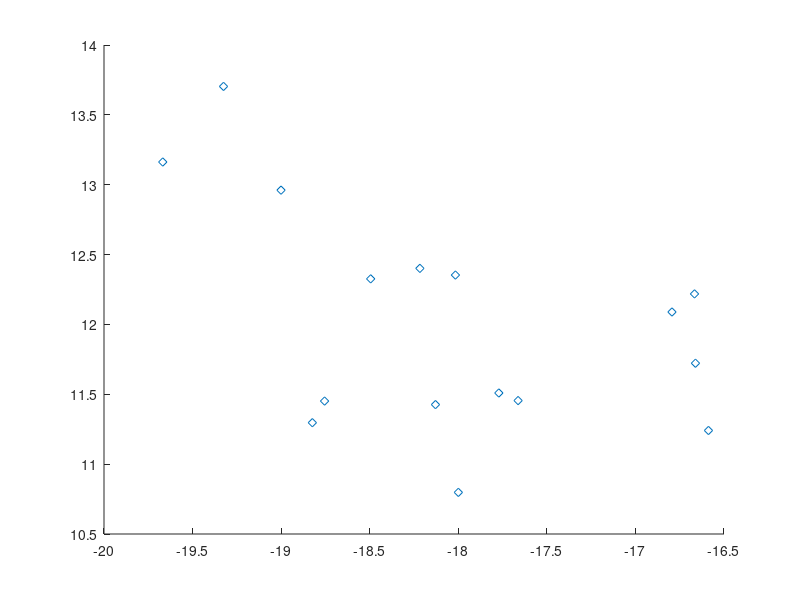

Write the MATLAB code that produced this figure. (Note: this script raises an error after producing the figure.)
% lda8OX2D.m - Linear Discriminant Projection for data8OX.txt
%
fin=fopen('53stdL3.txt');
nf=10;     n=48;                       % nf features, n patterns
L(1)=16;  L(2)=32;  L(3)=48;          % L(3)=n
fgetl(fin); fgetl(fin); fgetl(fin);   % skip 3 header lines
A=fscanf(fin,'%f',[1+nf n]); A=A';    % read input data 
d=10;  nk=16;  X=A(:,1:d);
%
% (a) - Covariance Matrix T,  [n d]=size(X);  n=45,  d=8
%
X1=X(1:L(1),:);  X2=X(1+L(1):L(2),:);  X3=X(1+L(2):L(3),:);
m1=mean(X1);    m2=mean(X2);    m3=mean(X3);
mu=mean(X);     T=cov(X);
W1=cov(X1);     W2=cov(X2);     W3=cov(X3); 
W=(nk-1)*(W1+W2+W3);
B=nk*((m1-mu)'*(m1-mu)+(m2-mu)'*(m2-mu)+(m3-mu)'*(m3-mu));
s=0.0001;
C=(inv(W+s*eye(d)))*(B+eps);
%
% (b) - Compute Eigenvalues of W^{-1}B
%
[U D]=eig(C);
Lambda=diag(D);
[Cat index]=sort(Lambda,'descend');
%
% (c) - Compute Percentage of Variance Retained
%
R(1)=Cat(1);
for i=2:d
  R(i)=R(i-1)+Cat(i);
end
S=R(d);
for i=1:d
  R(i)=R(i)/S*100;
end
format short
L',R
%
% (d) - LDA for 53stdL3 data set
%
K=2;
Xproj=zeros(K,d);                     % initiate a projection matrix
for i=1:K
   Xproj(i,:)=U(:,index(i))';
end
Y=(Xproj*X')';                        % first K discriminant components
X1=Y(1:L(1),1);      Y1=Y(1:L(1),2);
X2=Y(1+L(1):L(2),1); Y2=Y(1+L(1):L(2),2);
X3=Y(1+L(2):L(3),1); Y3=Y(1+L(2):L(3),2);
plot(X1,Y1,'d',X2,Y2,'O',X3,Y3,'X');
legend('D04','D06','D15')
% axis([2 24 -2 20]); grid;
title('First Two Linear Discriminant Projection for 53stdL3')